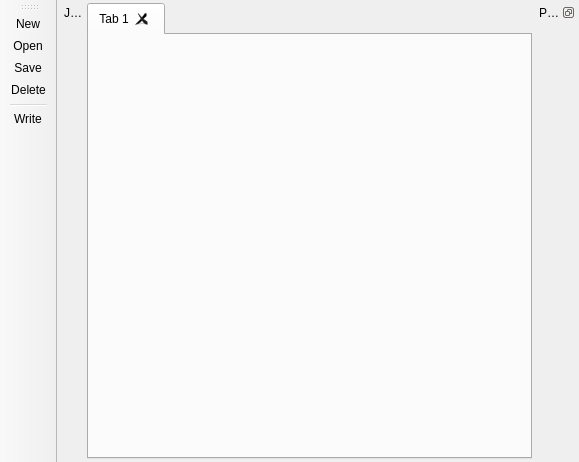
<?xml version="1.0" encoding="UTF-8"?>
<ui version="4.0">
 <class>FLJobWindow</class>
 <widget class="QMainWindow" name="FLJobWindow">
  <property name="geometry">
   <rect>
    <x>0</x>
    <y>0</y>
    <width>579</width>
    <height>462</height>
   </rect>
  </property>
  <property name="windowTitle">
   <string>FLJobWindow</string>
  </property>
  <widget class="QWidget" name="centralWidget">
   <layout class="QGridLayout" name="gridLayout">
    <property name="leftMargin">
     <number>3</number>
    </property>
    <property name="topMargin">
     <number>3</number>
    </property>
    <property name="rightMargin">
     <number>3</number>
    </property>
    <property name="bottomMargin">
     <number>3</number>
    </property>
    <property name="spacing">
     <number>3</number>
    </property>
    <item row="0" column="0">
     <widget class="QDockWidget" name="dockWidget">
      <property name="features">
       <set>QDockWidget::NoDockWidgetFeatures</set>
      </property>
      <property name="windowTitle">
       <string>Jobs</string>
      </property>
      <widget class="QWidget" name="dockWidgetContents"/>
     </widget>
    </item>
    <item row="0" column="1">
     <widget class="QTabWidget" name="tabWidget">
      <property name="sizePolicy">
       <sizepolicy hsizetype="Expanding" vsizetype="Expanding">
        <horstretch>1</horstretch>
        <verstretch>0</verstretch>
       </sizepolicy>
      </property>
      <property name="currentIndex">
       <number>0</number>
      </property>
      <property name="tabsClosable">
       <bool>true</bool>
      </property>
      <widget class="QWidget" name="tab">
       <attribute name="title">
        <string>Tab 1</string>
       </attribute>
      </widget>
     </widget>
    </item>
    <item row="0" column="2">
     <widget class="QDockWidget" name="dockWidget_3">
      <property name="features">
       <set>QDockWidget::DockWidgetFloatable|QDockWidget::DockWidgetMovable</set>
      </property>
      <property name="allowedAreas">
       <set>Qt::AllDockWidgetAreas</set>
      </property>
      <property name="windowTitle">
       <string>Properties</string>
      </property>
      <widget class="QWidget" name="dockWidgetContents_3"/>
     </widget>
    </item>
   </layout>
  </widget>
  <widget class="QToolBar" name="toolBar">
   <property name="windowTitle">
    <string>toolBar</string>
   </property>
   <property name="layoutDirection">
    <enum>Qt::LeftToRight</enum>
   </property>
   <property name="allowedAreas">
    <set>Qt::LeftToolBarArea</set>
   </property>
   <property name="orientation">
    <enum>Qt::Vertical</enum>
   </property>
   <property name="iconSize">
    <size>
     <width>36</width>
     <height>36</height>
    </size>
   </property>
   <attribute name="toolBarArea">
    <enum>LeftToolBarArea</enum>
   </attribute>
   <attribute name="toolBarBreak">
    <bool>false</bool>
   </attribute>
   <addaction name="actionNew"/>
   <addaction name="actionOpen"/>
   <addaction name="actionSave"/>
   <addaction name="actionDelete"/>
   <addaction name="separator"/>
   <addaction name="actionWrite"/>
  </widget>
  <action name="actionOpen">
   <property name="icon">
    <iconset resource="firelink.qrc">
     <normaloff>:/firelink/Resources/icons/open-icon.png</normaloff>:/firelink/Resources/icons/open-icon.png</iconset>
   </property>
   <property name="text">
    <string>Open</string>
   </property>
  </action>
  <action name="actionNew">
   <property name="icon">
    <iconset resource="firelink.qrc">
     <normaloff>:/firelink/Resources/icons/add-folder-icon.png</normaloff>:/firelink/Resources/icons/add-folder-icon.png</iconset>
   </property>
   <property name="text">
    <string>New</string>
   </property>
  </action>
  <action name="actionSave">
   <property name="icon">
    <iconset resource="firelink.qrc">
     <normaloff>:/firelink/Resources/icons/save-icon.png</normaloff>:/firelink/Resources/icons/save-icon.png</iconset>
   </property>
   <property name="text">
    <string>Save</string>
   </property>
  </action>
  <action name="actionDelete">
   <property name="icon">
    <iconset resource="firelink.qrc">
     <normaloff>:/firelink/Resources/icons/remove-folder-icon.png</normaloff>:/firelink/Resources/icons/remove-folder-icon.png</iconset>
   </property>
   <property name="text">
    <string>Delete</string>
   </property>
   <property name="toolTip">
    <string>close job</string>
   </property>
  </action>
  <action name="actionWrite">
   <property name="icon">
    <iconset resource="firelink.qrc">
     <normaloff>:/firelink/Resources/icons/firmware_update.png</normaloff>:/firelink/Resources/icons/firmware_update.png</iconset>
   </property>
   <property name="text">
    <string>Write</string>
   </property>
  </action>
  <action name="actionDockProperty">
   <property name="icon">
    <iconset resource="firelink.qrc">
     <normaloff>:/firelink/Resources/icons/pin-icon.png</normaloff>:/firelink/Resources/icons/pin-icon.png</iconset>
   </property>
   <property name="text">
    <string>DockProperty</string>
   </property>
  </action>
 </widget>
 <layoutdefault spacing="6" margin="11"/>
 <resources>
  <include location="firelink.qrc"/>
 </resources>
 <connections/>
</ui>
